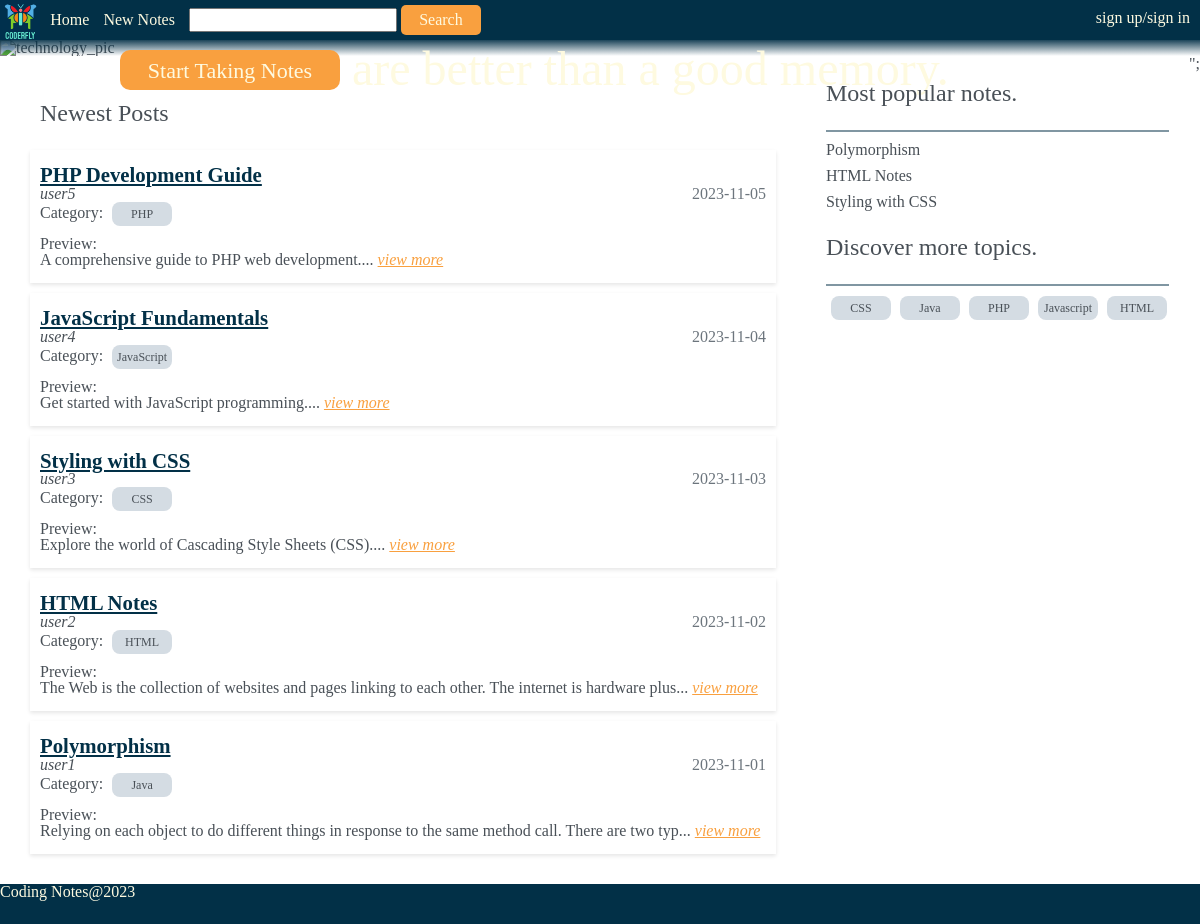
The page / on the database its author committed.
### tables this page shows
CREATE TABLE blog (
    BlogId INT AUTO_INCREMENT PRIMARY KEY,
    Title VARCHAR(255),
    CreatedOnDate DATE,
    Content TEXT,
    CategoryId INT,
    UserId INT,
    FOREIGN KEY (CategoryId) REFERENCES category(CategoryId),
    FOREIGN KEY (UserId) REFERENCES users(UserId)
);

CREATE TABLE users (
    UserId INT AUTO_INCREMENT PRIMARY KEY,
    Username VARCHAR(10),
    FirstName VARCHAR(20),
    LastName VARCHAR(20),
    Email VARCHAR(30),
    Password VARCHAR(15)
);

CREATE TABLE category (
    CategoryId INT AUTO_INCREMENT PRIMARY KEY,
    CategoryName VARCHAR(20)
);

### index.php (the view, shortened to what this page needs)
<!doctype html>
<html lang="en">
  <head>
    <link rel="stylesheet" href="css/index.css">
  </head>
  <body>
    <?php
      include"../public/pages/navbarEm.php";
    ?>
    <header>
      <p class="slogan">Good notes are better than a good memory.</p>
      <button> <a href="pages/createPost.php">Start Taking Notes</a></button>
      <img src="images/technology.jpg" alt="technology_pic">
    </header>
    <main>
      <div class="post_container">
        <p id="new">Newest Posts</p>
        <?php
          $db = db_connect();
          $sql = "SELECT * FROM blog JOIN users ON(blog.userId = users.userId) JOIN category ON(blog.categoryId = category.categoryId) ORDER BY CreatedOnDate DESC";
          $result_set = mysqli_query($db, $sql);
          ?>
          <?php while ($row = mysqli_fetch_assoc($result_set)) {   ?>
            <div class="post"> <a class="title" href=<?php echo "pages/viewPost.php?id=" . $row['BlogId']; ?>><?php echo $row["Title"]; ?> </a>
            <div class="information"> <span class="username"><?php echo $row["Username"]; ?> </span>
            <span class="time"><?php echo $row["CreatedOnDate"]; ?> </span></div>
            <p class="categories">Category: <span class="category"><?php echo $row["CategoryName"]; ?></span></p>
            <p>Preview:</p><p class="snippet"><?php echo substr($row["Content"], 0, 100)."...";?>
            <a href=<?php echo "pages/viewPost.php?id=" . $row['BlogId']; ?> class="view_more">view more</a>
          </p></div>
            <?php }      ?>
      </div>
      <?php
      include"pages/sideEm.php";
    ?>
    </main>
    <?php
      include"pages/footerEm.php";
    ?>
  </body>
</html>

### pages/navbarEm.php (shortened to what this page needs)
  <?php
    if(isset($_SESSION['logged_in']) && $_SESSION['logged_in'] === true) {
    echo
    '<nav class="navbar">
      <span class="logo"><a href="/Assignment2/public/index.php"><img src="/Assignment2/public/images/logo.png" alt="logo"></a></span>
      <ul>
        <div>
          <li><a href="/Assignment2/public/index.php">Home</a></li>
          <li><a href="/Assignment2/public/pages/createPost.php">New Notes</a></li>
          <li><a href="/Assignment2/public/pages/userPosts.php">My Notes</a></li>
          <li id="searchbar">
            <form action="/Assignment2/public/pages/searchedPost.php" id="search_bar" onsubmit="return validate()" method="GET">
              <input type="text" name="search" id="search">
              <button type="submit">Search</button>
            </form>
          </li>
        </div>
          <li><span class = "welcome">Welcome! '. $_SESSION['user_name'].
          '   |</span><a href="/Assignment2/private/server/logout.php">log out</a>
        </li>
      </ul>
    </nav>';
} else {
    echo
    '<nav class="navbar">
      <span class="logo"><a href="/Assignment2/public/index.php"><img src="/Assignment2/public/images/logo.png" alt="logo"></a></span>
      <ul>
        <div>
          <li><a href="/Assignment2/public/index.php">Home</a></li>
          <li><a href="/Assignment2/public/pages/createPost.php">New Notes</a></li>
          <li id="searchbar">
            <form action="/Assignment2/public/pages/searchedPost.php" id="search_bar" onsubmit="return validate()" method="GET">
              <input type="text" name="search" id="search">
              <button type="submit">Search</button>
            </form>
          </li>
        </div>
        <li>
          <a href="/Assignment2/public/pages/signin.php">sign up/sign in</a>
        </li>
      </ul>
    </nav>';
}
?>

### pages/sideEm.php (shortened to what this page needs)
<aside class="sidebar">
  <section class="recommend">
    <p>Most popular notes.</p>
    <hr>
    <?php
    $db = db_connect();
    $sql = "SELECT blog.*, COUNT(comments.CommentId) AS comment_count FROM blog JOIN comments ON(blog.blogId = comments.blogId) GROUP BY blog.blogId ORDER BY comment_count DESC
    LIMIT 3";
    $result_set = mysqli_query($db, $sql);
    ?>
    <ul class="posts">
      <?php while ($row = mysqli_fetch_assoc($result_set)) {   ?>
      <li><a class="post" href="/Assignment2/public/pages/viewPost.php?id=<?php echo $row['BlogId'] ?>"> <?php echo $row['Title'];?></a></li>
      <?php }      ?>
    </ul>
  </section>
  <section class="discover">
    <p>Discover more topics.</p>
    <hr>
    <div class="categories">
      <span class="category"><a href="/Assignment2/public/pages/searchedPost.php?search=CSS">CSS</a></span>
      <span class="category"><a href="/Assignment2/public/pages/searchedPost.php?search=Java">Java</a></span>
      <span class="category"><a href="/Assignment2/public/pages/searchedPost.php?search=PHP">PHP</a></span>
      <span class="category"><a href="/Assignment2/public/pages/searchedPost.php?search=Javascript">Javascript</a></span>
      <span class="category"><a href="/Assignment2/public/pages/searchedPost.php?search=HTML">HTML</a></span>
    </div>
  </section>
</aside>";

### pages/footerEm.php
<footer>Coding Notes@2023</footer>

### css/index.css (style rules this page uses)
header { position: relative;; }
header .slogan { position: absolute; color: #fefae0; font-size: 3rem; top: 30%; left: 10%; z-index: 2; }
header button { font-size: 22px; position: absolute; color: #fefae0; background-color: #f9a03f; width: 220px; height: 40px; border-radius: 10px; border: none; top: 65%; left: 10%; z-index: 2; }
header button a { color: #fefae0; }
header img { width: 100%; height: 400px; object-fit: cover; }
header::before { content: ""; position: absolute; top: 0; left: 0; width: 100%; height: 100%; background: linear-gradient(to bottom, rgba(2, 47, 70, 0.9), rgba(0, 0, 100, 0)); z-index: 1; }
#new { font-size: 1.5rem; margin: 25px 20px; }
.post { margin: 10px; padding: 15px 10px; }
.post_container .post { box-shadow: 0 2px 4px rgba(0, 0, 0, 0.1); }
.post .title { color: #023047; font-weight: bold; font-size: 1.3rem; text-decoration: underline; }
.post .information { display: flex; justify-content: space-between; }
.post .username { font-style: italic; }
.post .time { color: #6c757d; }
.post .view_more { color: #f9a03f; font-style: italic; text-decoration: underline; }
.post .categories .category { margin-left: 5px; }

### css/public.css (style rules this page uses)
* { box-sizing: border-box; font-family: Arial, sans-serif,'Arial Narrow',; color: #495057; }
a { text-decoration: none; }
body { margin: 0; padding: 0; min-height: 100vh; display: flex; flex-direction: column; }
.navbar { position: sticky; top: 0; width: 100%; display: flex; justify-content: start; align-items: center; height: 40px; background-color: #023047; color: #fefae0; z-index: 100; }
.logo { bottom: 0; left: 0px; height: 40px; }
.logo img { height: 40px; }
.navbar ul { display: flex; justify-content: space-between; margin-right: 20px; }
.navbar li { display: inline-block; margin-left: 10px; }
.navbar > ul > li { position: absolute; top: 10px; right: 10px; display: flex; align-items: center; }
.navbar a { color: #fefae0; }
.navbar button { color: #fefae0; background-color: #f9a03f; width: 80px; height: 30px; border-radius: 5px; border: none; }
hr { margin: 5px 20px; border: 1px solid rgba(2, 47, 70, 0.5) }
main { flex:1; display: flex; }
.post_container { flex: 2; margin: 20px; }
.sidebar { flex: 1; height: 20vh; position: sticky; top: 40px; z-index: 100; }
.sidebar section > p { font-size: 1.5rem; margin: 25px 20px; }
.sidebar li { margin-top: 10px; }
.sidebar .categories { margin: 10px 20px; }
.sidebar .category { width: 60px; margin-left: 5px; }
footer { position: sticky; bottom: 0; color: #fefae0; background-color: #023047; height: 40px; z-index: 100; }
.category { display: inline-block; text-align: center; width: 60px; font-size: 12px; height: 24px; line-height: 24px; border-radius: 8px; background-color: #d4dce3; border: none; margin-bottom: 10px; }

### css/normalization.css (style rules this page uses)
html { line-height: 1.15; -webkit-text-size-adjust: 100%; }
body { margin: 0; }
main { display: block; }
hr { box-sizing: content-box; height: 0; overflow: visible; }
a { background-color: transparent; }
img { border-style: none; }
button, input, optgroup, select, textarea { font-family: inherit; font-size: 100%; line-height: 1.15; margin: 0; }
button, input { overflow: visible; }
button, select { text-transform: none; }
button, [type="button"], [type="reset"], [type="submit"] { -webkit-appearance: button; }

### rows shown on the page
blog: Title "PHP Development Guide", UserId.Username "user5", CreatedOnDate "2023-11-05", CategoryId.CategoryName "PHP", Content "A comprehensive guide to PHP web development."
blog: Title "JavaScript Fundamentals", UserId.Username "user4", CreatedOnDate "2023-11-04", CategoryId.CategoryName "JavaScript", Content "Get started with JavaScript programming."
blog: Title "Styling with CSS", UserId.Username "user3", CreatedOnDate "2023-11-03", CategoryId.CategoryName "CSS", Content "Explore the world of Cascading Style Sheets (CSS)."
blog: Title "HTML Notes", UserId.Username "user2", CreatedOnDate "2023-11-02", CategoryId.CategoryName "HTML", Content "The Web is the collection of websites and pages linking to each other. The internet is hardware plus"
blog: Title "Polymorphism", UserId.Username "user1", CreatedOnDate "2023-11-01", CategoryId.CategoryName "Java", Content "Relying on each object to do different things in response to the same method call. There are two typ"
